Frame 1 (no input): blank canvas, image omitted
Frame 60 (no input): blank canvas, image omitted
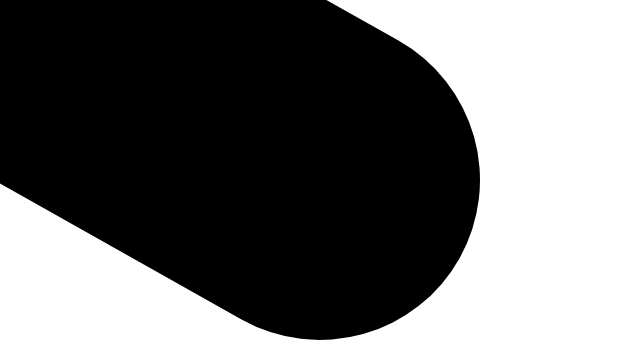
Frame 120 (the mouse pressed at the canvas centre since frame 60)

The p5.js sketch whose frames 1 and 60 were blank and that drew this single picture after the mouse press (run headless with seeded random() and noise() and a simulated clock; from frame 60 on, the mouse is pressed at the canvas centre):

// p5.js sketch
// ── sketch.js
// Learning Processing
// Daniel Shiffman
// http://www.learningprocessing.com

// Exercise 3-7: The formula for calculating the speed of 
// the mouse's horizontal motion is the absolute value 
// of the difference between mouseX and pmouseX. The 
// absolute value of a number is defined as that number 
// without its sign:

/*
- The absolute value of –2 is 2.
- The absolute value of 2 is 2.

In Processing, we can get the absolute value of the number by placing it inside the abs( ) function, that is,
- abs(-5) → 5

The speed at which the mouse is moving is therefore:
- abs( mouseX - pmouseX )

Update Exercise 3-7 so that the faster the user moves the 
mouse, the wider the drawn line. Hint: look up 
strokeWeight( ) in the Processing reference.
*/

function setup() {
  createCanvas(640, 360);
  background(255);
}

function draw() {
  stroke(0);
  strokeWeight(abs(pmouseX - mouseX));
  line(pmouseX, pmouseY, mouseX, mouseY);
}
